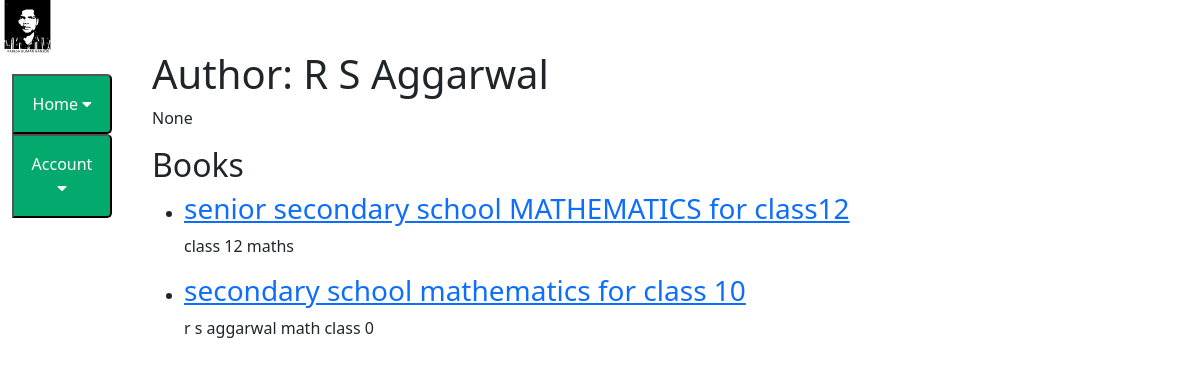
/catalog/author/2, run on the app's committed database.
### catalog/models.py (models this page shows, shortened)
class Author(models.Model):
    first_name = models.CharField(max_length=100)
    last_name = models.CharField(max_length=100)
    date_of_birth = models.DateField(null=True, blank=True)
    date_of_death = models.DateField('Died', null=True, blank=True)
    class Meta:
        ordering = ['last_name', 'first_name']

class Book(models.Model):
    title = models.CharField(max_length=200)
    author = models.ForeignKey('Author', on_delete=models.SET_NULL, null=True)
    summary = models.TextField(max_length=1000, help_text='Enter a brief description of the book')
    isbn = models.CharField('ISBN', max_length=13, unique=True,
                             help_text='13 Character <a href="https://www.isbn-international.org/content/what-isbn">ISBN number</a>')
    genre = models.ManyToManyField(Genre, help_text='Select a genre for this book')
    language = models.ManyToManyField(Language, help_text='Select a language for this book')
    def get_absolute_url(self):
        return reverse('book-detail', args=[str(self.id)])
    def display_genre(self):
        """Create a string for the Genre. This is required to display genre in Admin."""
        return ', '.join(genre.name for genre in self.genre.all()[:3])
    display_genre.short_description = 'Genre'
    def display_language(self):
        """Create a string for the Genre. This is required to display genre in Admin."""
        return ', '.join(language.name for language in self.language.all()[:3])
    display_language.short_description = 'Language'

### catalog/views.py (the view)
# urls.py: path('author/<int:pk>',views.AuthorDetailView.as_view(), name='author-detail'),
class AuthorDetailView(generic.DetailView):
    model = Author

### catalog/templates/catalog/author_detail.html (shortened to what this page needs)
{% extends "base_generic.html" %}
{% block content %}
<h1>Author: {{author.first_name}} {{author.last_name}}</h1>
<p>{{author.date_of_birth}}</p>
<h2>Books</h2>
{% for book in author.book_set.all %}
<ul>
<li>
<h3><a href="{{book.get_absolute_url}}">{{book.title}}</a></h3>
<p>{{book.summary}}</p>
</li>
</ul>
{% endfor %}
{% endblock %}

### data on the page
Author: first_name "R S", last_name "Aggarwal", date_of_birth "None"
Book: title "senior secondary school MATHEMATICS for class12", summary "class 12 maths"
Book: title "secondary school mathematics for class 10", summary "r s aggarwal math class 0"
